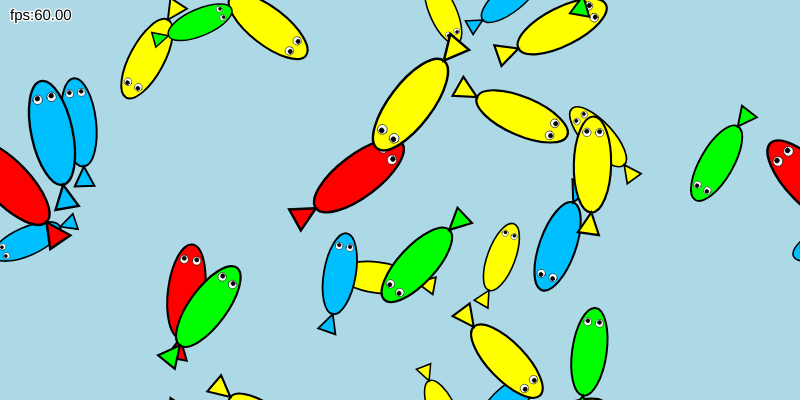
Frame 1 (no input)
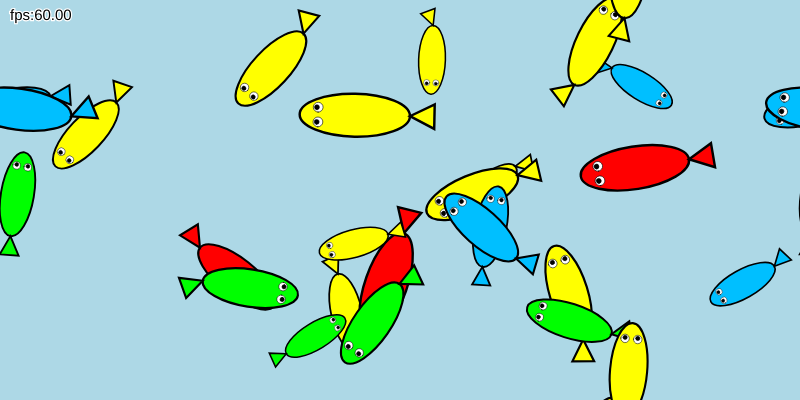
Frame 60 (no input)
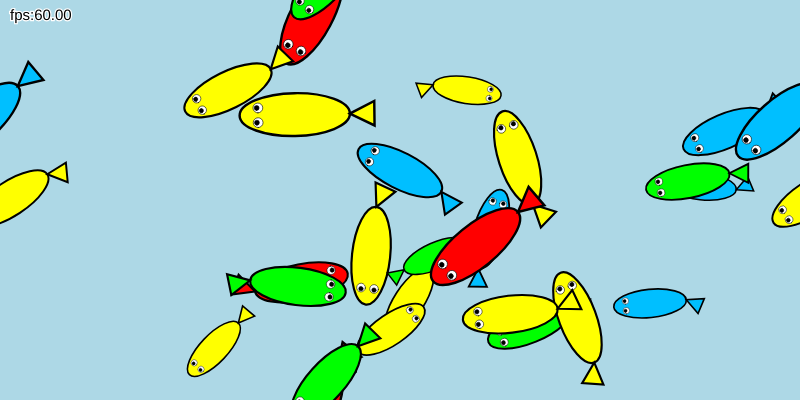
Frame 120 (the mouse pressed at the canvas centre since frame 60)

The p5.js sketch that drew these frames (run headless with seeded random() and noise() and a simulated clock; from frame 60 on, the mouse is pressed at the canvas centre):

// p5.js sketch
// ── sketch.js
let fishs = [];
const nfishs = 25;

function setup() {
    createCanvas(Fish.w, Fish.h);
    rectMode(CENTER);
    angleMode(DEGREES);

    for (let i=0 ; i<nfishs ; ++i) { 
	fishs.push(new Fish());
    }
    for (let i=0 ; i<nfishs ; ++i) {
//	fishs[i].setFollow(fishs[floor(random(nfishs-0.01))])
	fishs[i].setFollow(fishs[(i + 1) % nfishs])
    }

    // fishs[0] = new Fish(50, 200, "red", 1.0, 1.0);
    // fishs[1] = new Fish(600, 200, "lime", 0.0, 1.0);
    // fishs[0].setFollow(fishs[1]);
}

function draw() {
    background("#ADD8E6");
    if (random() < 0.1) {
	let fish = floor(random(nfishs - 0.01));
	let target = floor(random(nfishs - 0.01));
	fishs[fish].setFollow(fishs[target]);
    }
    for (let i=0 ; i<fishs.length ; ++i) {
	fishs[i].update();
    }
    for (let i=0 ; i<fishs.length ; ++i) {
	fishs[i].display();
    }
    fill(0);
    textSize(15);
    stroke(255);
    strokeWeight(2.5); 
    text(`fps:${frameRate().toFixed(2)}`, 10, 20);
}


// ── fish.js
class Fish {
    static w = 800;
    static h = 400;
    static halfw = 400;
    static halfh = 200;
    static interact_d = 20;

    static colors = ["red", "lime", "deepskyblue", "yellow"];
    constructor(x, y, color, speed, size) {
	if (speed == undefined) {
	    speed = random(0.5,3);
	}
	this.speed = speed;
	this.size = size || random(0.75, 1.25);
	if (x == undefined) {
	    x = random(Fish.w);
	}
	if (y == undefined) {
	    y = random(Fish.h);
	}

	if (color == undefined) {
	    color = Fish.colors[floor(random(Fish.colors.length - 0.0001))];
	}
	this.color = color;
	this.pos = createVector(x, y);
	this.v = createVector(random(-2, 2), random(-2, 2));
	this.v.setMag(this.speed);
	this.f = createVector(0, 0);
    }

    setFollow(other_fish) {
	if (this != other_fish) {
	    this.follow = other_fish;
	} else {
	    this.follow = undefined;
	}
    }
    towardsVector(other) {
	let ret = other.pos.copy();
	ret.sub(this.pos);
	if (ret.x > Fish.halfw) {
	    ret.x -= Fish.w;
	} else if (ret.x < -Fish.halfw) {
	    ret.x += Fish.w;
	}
	if (ret.y > Fish.halfh) {
	    ret.y -= Fish.h;
	} else if (ret.y < -Fish.halfh) {
	    ret.y += Fish.h;
	}
	return ret;
    }

    update_follow() {
//	let rel_pos = this.follow.pos.copy().sub(this.pos);
	let rel_pos = this.towardsVector(this.follow);
	if (rel_pos.mag () < 5) {
	    this.follow = undefined;
	    return;
	}

	let a = this.v.angleBetween(rel_pos);

	let max_rot = 2 * this.speed;
	if (a > max_rot) {
	    a = max_rot;
	}
	if (a < -max_rot) {
	    a = -max_rot;
	}
	this.v.rotate(a);
    }
    
    update_stroll() {
	let delta = 0.02 * this.speed;
	this.v.x += random(-delta, +delta);
	this.v.y += random(-delta, delta);
    }
    update() {
	if (this.follow) {
	    this.update_follow();
	} else {
	    this.update_stroll();
	}

	this.v.setMag(this.speed);

	this.pos.add(this.v);
	this.pos.x = (Fish.w + this.pos.x) % Fish.w;
	this.pos.y = (Fish.h + this.pos.y) % Fish.h;
	this.f.set(0, 0);
    }

    display() {
	strokeWeight(2);
	stroke("black")
	let color = this.color;
	fill(this.color);

	let i=0;
	let j=0;
	for (i=-1 ; i<=1 ; ++i) {
	    for (j=-1 ; j<=1 ; ++j) {
		let x0 = i * Fish.w + this.pos.x;
		let y0 = j * Fish.h + this.pos.y;
		if (x0 < -100 || x0 > Fish.w + 100) {
		    continue;
		}
		if (y0 < -100 || y0 > Fish.h + 100) {
		    continue;
		}
		push();
		translate(x0, y0);
		scale(this.size);
		rotate(-atan2(this.v.x, this.v.y));

		ellipse(0, 0, 35, 90);

		strokeWeight(0.5);
		fill("white");
		ellipse(-6, 30, 8, 8);
		ellipse(6, 30, 8, 8);

		fill("black");
		ellipse(-6, 31, 4, 4)
		ellipse(6, 31, 4, 4)

		translate(0, -45);
		rotate(30 * sin(frameCount * 6 * this.speed));
		strokeWeight(2.0);
		fill(this.color);
		triangle(0, 0, 10,-20,-10,-20);

		pop();
	    }
	}
    }
}
